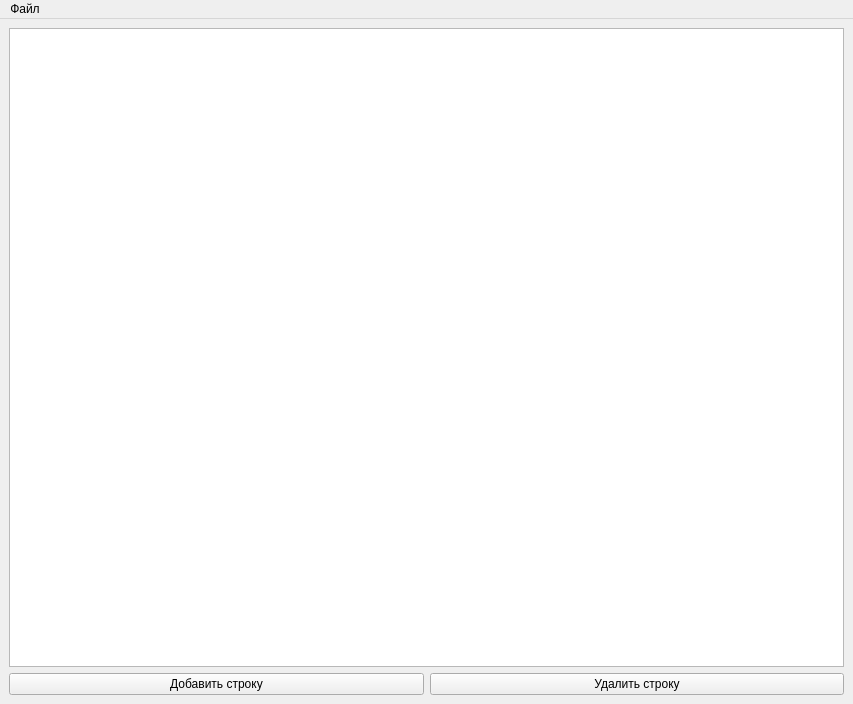
<?xml version="1.0" encoding="UTF-8"?>
<ui version="4.0">
 <class>MainWindow</class>
 <widget class="QMainWindow" name="MainWindow">
  <property name="geometry">
   <rect>
    <x>0</x>
    <y>0</y>
    <width>853</width>
    <height>704</height>
   </rect>
  </property>
  <property name="windowTitle">
   <string>Приложение</string>
  </property>
  <property name="windowIcon">
   <iconset>
    <normaloff>../Desktop/Результаты Роскосмоса V/DT05/5-PO-v2/icon.ico</normaloff>../Desktop/Результаты Роскосмоса V/DT05/5-PO-v2/icon.ico</iconset>
  </property>
  <property name="styleSheet">
   <string notr="true">font: 57 14pt &quot;Akrobat&quot;;</string>
  </property>
  <widget class="QWidget" name="centralwidget">
   <layout class="QGridLayout" name="gridLayout">
    <item row="0" column="2">
     <widget class="QTableView" name="tableView">
      <property name="sizeAdjustPolicy">
       <enum>QAbstractScrollArea::AdjustToContents</enum>
      </property>
     </widget>
    </item>
    <item row="2" column="2">
     <layout class="QGridLayout" name="gridLayout_2">
      <item row="1" column="0">
       <widget class="QPushButton" name="add_row">
        <property name="text">
         <string>Добавить строку</string>
        </property>
       </widget>
      </item>
      <item row="1" column="1">
       <widget class="QPushButton" name="del_row">
        <property name="text">
         <string>Удалить строку</string>
        </property>
       </widget>
      </item>
     </layout>
    </item>
   </layout>
  </widget>
  <widget class="QMenuBar" name="menuBar">
   <property name="geometry">
    <rect>
     <x>0</x>
     <y>0</y>
     <width>853</width>
     <height>29</height>
    </rect>
   </property>
   <widget class="QMenu" name="data">
    <property name="title">
     <string>Файл</string>
    </property>
    <addaction name="separator"/>
    <addaction name="save_file"/>
    <addaction name="save_as"/>
    <addaction name="report"/>
    <addaction name="separator"/>
    <addaction name="jornal"/>
   </widget>
   <addaction name="data"/>
  </widget>
  <action name="new_2">
   <property name="icon">
    <iconset>
     <normaloff>7273854.png</normaloff>7273854.png</iconset>
   </property>
   <property name="text">
    <string>Добавить строку</string>
   </property>
  </action>
  <action name="delete_2">
   <property name="icon">
    <iconset>
     <normaloff>5001199.png</normaloff>5001199.png</iconset>
   </property>
   <property name="text">
    <string>Удалить строку</string>
   </property>
  </action>
  <action name="save_as">
   <property name="icon">
    <iconset>
     <normaloff>7274161.png</normaloff>7274161.png</iconset>
   </property>
   <property name="text">
    <string>Сохранить как...</string>
   </property>
  </action>
  <action name="report">
   <property name="icon">
    <iconset>
     <normaloff>7274140.png</normaloff>7274140.png</iconset>
   </property>
   <property name="text">
    <string>Выгрузить как отчет</string>
   </property>
  </action>
  <action name="jornal">
   <property name="icon">
    <iconset>
     <normaloff>5082176.png</normaloff>5082176.png</iconset>
   </property>
   <property name="text">
    <string>Журнал изменений</string>
   </property>
  </action>
  <action name="save_file">
   <property name="icon">
    <iconset>
     <normaloff>5078942.png</normaloff>5078942.png</iconset>
   </property>
   <property name="text">
    <string>Сохранить изменения</string>
   </property>
  </action>
 </widget>
 <resources/>
 <connections/>
</ui>
